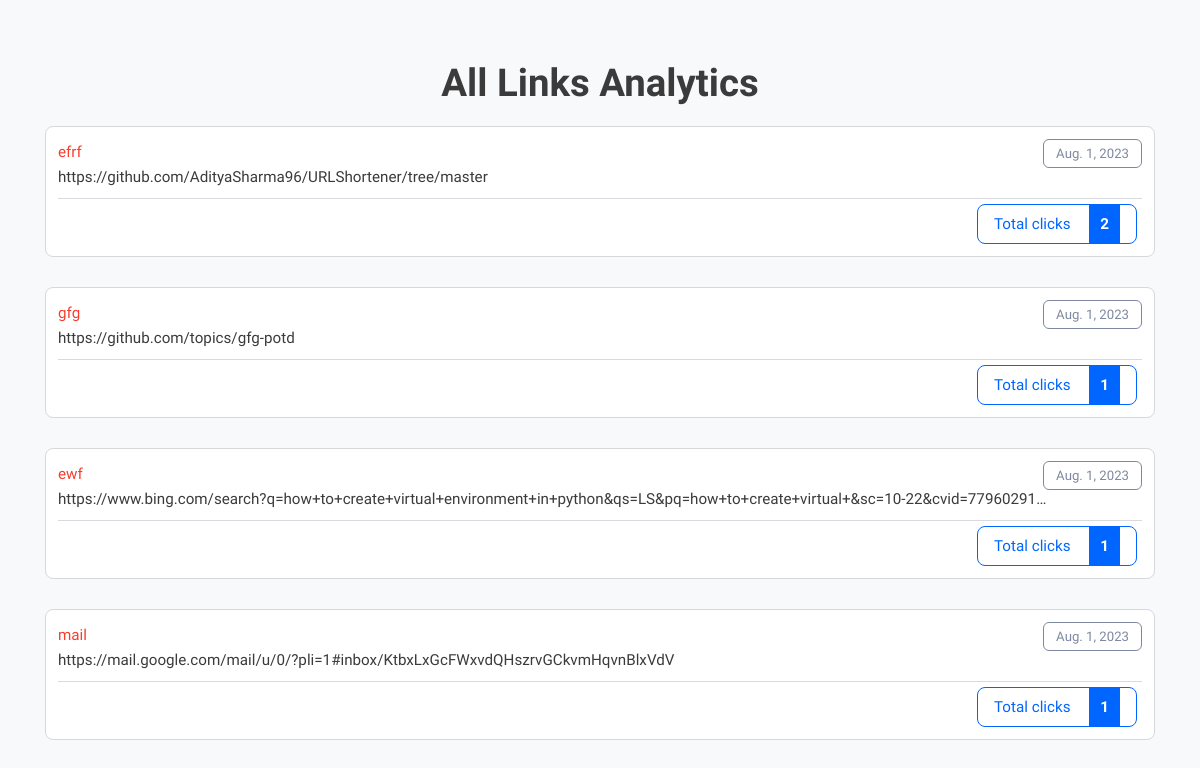
Before: /analytics with the older database file.
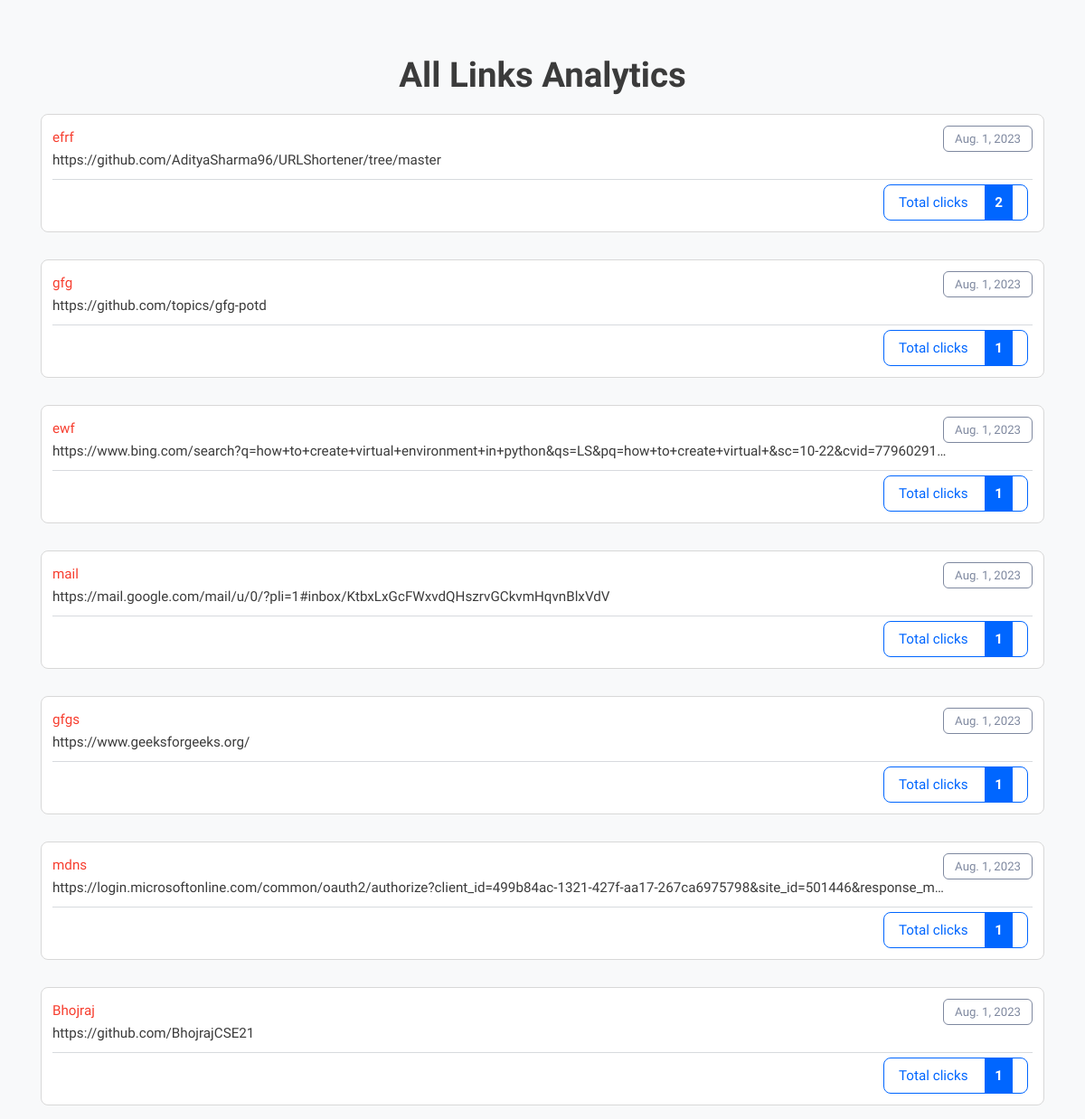
After: the same page with the newer database file.
### url_shortener/models.py (models this page shows)
class LongToShort(models.Model):
    long_url=models.URLField(max_length=500)
    custom_name=models.CharField(max_length=50,unique=True)
    visit_count=models.IntegerField(default=0)
    created_date=models.DateField(auto_now_add=True)

### url_shortener/views.py (the view)
# urls.py: path('analytics',views.analytics),
def analytics(request):
    rows=LongToShort.objects.all()
    context={
        "rows": rows
    }
    return render(request, "analytics.html", context)

### url_shortener/templates/analytics.html (shortened to what this page needs)
{% load static %}
<!DOCTYPE html>
<html lang="en" class="">
<head>
	<link rel="stylesheet" href="{% static 'bootstrap.min.css' %}" type="text/css" media="screen">
	<link rel="stylesheet" href="{% static 'style.css' %}" type="text/css" media="screen">
</head>
<body class="pace-done lout_stats30">
	<main id="content" role="main" class="wyniki wyniki_all">
		<div class="container">
			<div class="row">
				<div class="col-12 page_log_in mt-0">
					<h2 class="h1" style="text-align: center;">All Links Analytics</h2>
				</div>
				{% for obj in rows %}
				<div class="url_options url_stats_o" id="1">
					<p class="data_link">{{ obj.created_date }}</p>
					<p class="url_link">
						{{ obj.long_url }}
					</p>
					<p id="link" class="link_element">
						<a href="/redirect/{{ obj.custom_name }}" class="short_url_l" target="blank">
							{{ obj.custom_name }}</a>
					</p>
					<div class="stats_total btn-cutt click_stats btn_norm">
						<div>Total clicks <strong class="allClicks">{{ obj.visit_count }}</strong></div>
					</div>
				</div>
				{% endfor %}
			</div>
		</div>
	</main>
</body>
</html>

Changed rows visible on the page:
added LongToShort: created_date "Aug. 1, 2023", long_url "https://www.geeksforgeeks.org/", custom_name "gfgs", visit_count "1"
added LongToShort: created_date "Aug. 1, 2023", long_url "https://login.microsoftonline.com/common/oauth2/authorize?client_id=499b84ac-1321-427f-aa17-267ca6975798&site_id=501446&response_m…", custom_name "mdns", visit_count "1"
added LongToShort: created_date "Aug. 1, 2023", long_url "https://github.com/BhojrajCSE21", custom_name "Bhojraj", visit_count "1"
